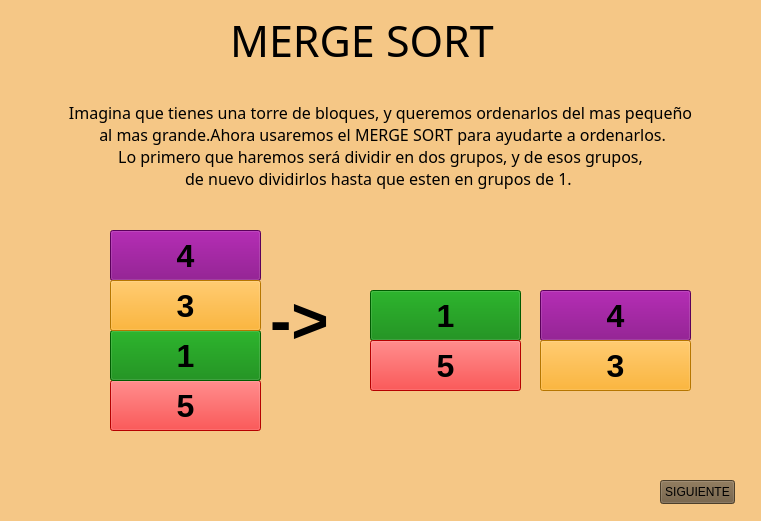
<?xml version="1.0" encoding="UTF-8"?>
<ui version="4.0">
 <class>StackedWidget</class>
 <widget class="QStackedWidget" name="StackedWidget">
  <property name="geometry">
   <rect>
    <x>0</x>
    <y>0</y>
    <width>761</width>
    <height>521</height>
   </rect>
  </property>
  <property name="windowTitle">
   <string>StackedWidget</string>
  </property>
  <property name="styleSheet">
   <string notr="true">background-color:rgb(245, 199, 134)</string>
  </property>
  <property name="currentIndex">
   <number>0</number>
  </property>
  <widget class="QWidget" name="page">
   <widget class="QLabel" name="label">
    <property name="geometry">
     <rect>
      <x>230</x>
      <y>20</y>
      <width>311</width>
      <height>41</height>
     </rect>
    </property>
    <property name="font">
     <font>
      <family>Caprasimo</family>
      <pointsize>32</pointsize>
      <bold>false</bold>
     </font>
    </property>
    <property name="text">
     <string>MERGE SORT</string>
    </property>
   </widget>
   <widget class="QPushButton" name="numero5">
    <property name="geometry">
     <rect>
      <x>110</x>
      <y>380</y>
      <width>151</width>
      <height>51</height>
     </rect>
    </property>
    <property name="font">
     <font>
      <pointsize>24</pointsize>
      <bold>true</bold>
     </font>
    </property>
    <property name="styleSheet">
     <string notr="true">background-color:red</string>
    </property>
    <property name="text">
     <string>5</string>
    </property>
   </widget>
   <widget class="QPushButton" name="numero1">
    <property name="geometry">
     <rect>
      <x>110</x>
      <y>330</y>
      <width>151</width>
      <height>51</height>
     </rect>
    </property>
    <property name="font">
     <font>
      <pointsize>24</pointsize>
      <bold>true</bold>
     </font>
    </property>
    <property name="styleSheet">
     <string notr="true">background-color:green</string>
    </property>
    <property name="text">
     <string>1</string>
    </property>
   </widget>
   <widget class="QPushButton" name="numero4">
    <property name="geometry">
     <rect>
      <x>110</x>
      <y>230</y>
      <width>151</width>
      <height>51</height>
     </rect>
    </property>
    <property name="font">
     <font>
      <pointsize>24</pointsize>
      <bold>true</bold>
     </font>
    </property>
    <property name="styleSheet">
     <string notr="true">background-color:purple</string>
    </property>
    <property name="text">
     <string>4</string>
    </property>
   </widget>
   <widget class="QPushButton" name="numero3">
    <property name="geometry">
     <rect>
      <x>110</x>
      <y>280</y>
      <width>151</width>
      <height>51</height>
     </rect>
    </property>
    <property name="font">
     <font>
      <pointsize>24</pointsize>
      <bold>true</bold>
     </font>
    </property>
    <property name="styleSheet">
     <string notr="true">background-color:orange</string>
    </property>
    <property name="text">
     <string>3</string>
    </property>
   </widget>
   <widget class="QLabel" name="label_2">
    <property name="geometry">
     <rect>
      <x>50</x>
      <y>100</y>
      <width>661</width>
      <height>91</height>
     </rect>
    </property>
    <property name="font">
     <font>
      <family>Caprasimo</family>
      <pointsize>12</pointsize>
      <bold>false</bold>
     </font>
    </property>
    <property name="text">
     <string>Imagina que tienes una torre de bloques, y queremos ordenarlos del mas pequeño
 al mas grande.Ahora usaremos el MERGE SORT para ayudarte a ordenarlos. 
Lo primero que haremos será dividir en dos grupos, y de esos grupos, 
de nuevo dividirlos hasta que esten en grupos de 1. </string>
    </property>
    <property name="alignment">
     <set>Qt::AlignmentFlag::AlignCenter</set>
    </property>
   </widget>
   <widget class="QLabel" name="label_3">
    <property name="geometry">
     <rect>
      <x>270</x>
      <y>290</y>
      <width>71</width>
      <height>61</height>
     </rect>
    </property>
    <property name="font">
     <font>
      <pointsize>48</pointsize>
      <bold>true</bold>
     </font>
    </property>
    <property name="text">
     <string>-&gt;</string>
    </property>
   </widget>
   <widget class="QPushButton" name="numero4_2">
    <property name="geometry">
     <rect>
      <x>540</x>
      <y>290</y>
      <width>151</width>
      <height>51</height>
     </rect>
    </property>
    <property name="font">
     <font>
      <pointsize>24</pointsize>
      <bold>true</bold>
     </font>
    </property>
    <property name="styleSheet">
     <string notr="true">background-color:purple</string>
    </property>
    <property name="text">
     <string>4</string>
    </property>
   </widget>
   <widget class="QPushButton" name="numero1_2">
    <property name="geometry">
     <rect>
      <x>370</x>
      <y>290</y>
      <width>151</width>
      <height>51</height>
     </rect>
    </property>
    <property name="font">
     <font>
      <pointsize>24</pointsize>
      <bold>true</bold>
     </font>
    </property>
    <property name="styleSheet">
     <string notr="true">background-color:green</string>
    </property>
    <property name="text">
     <string>1</string>
    </property>
   </widget>
   <widget class="QPushButton" name="numero5_2">
    <property name="geometry">
     <rect>
      <x>370</x>
      <y>340</y>
      <width>151</width>
      <height>51</height>
     </rect>
    </property>
    <property name="font">
     <font>
      <pointsize>24</pointsize>
      <bold>true</bold>
     </font>
    </property>
    <property name="styleSheet">
     <string notr="true">background-color:red</string>
    </property>
    <property name="text">
     <string>5</string>
    </property>
   </widget>
   <widget class="QPushButton" name="numero3_2">
    <property name="geometry">
     <rect>
      <x>540</x>
      <y>340</y>
      <width>151</width>
      <height>51</height>
     </rect>
    </property>
    <property name="font">
     <font>
      <pointsize>24</pointsize>
      <bold>true</bold>
     </font>
    </property>
    <property name="styleSheet">
     <string notr="true">background-color:orange</string>
    </property>
    <property name="text">
     <string>3</string>
    </property>
   </widget>
   <widget class="QPushButton" name="btnNext">
    <property name="geometry">
     <rect>
      <x>660</x>
      <y>480</y>
      <width>75</width>
      <height>24</height>
     </rect>
    </property>
    <property name="styleSheet">
     <string notr="true">background-color:rgb(108, 88, 59)</string>
    </property>
    <property name="text">
     <string>SIGUIENTE</string>
    </property>
   </widget>
  </widget>
  <widget class="QWidget" name="page_2">
   <widget class="QLabel" name="label_5">
    <property name="geometry">
     <rect>
      <x>60</x>
      <y>70</y>
      <width>651</width>
      <height>91</height>
     </rect>
    </property>
    <property name="font">
     <font>
      <family>Caprasimo</family>
      <pointsize>12</pointsize>
      <bold>false</bold>
     </font>
    </property>
    <property name="text">
     <string>Ya que tenemos los bloques dividos en grupos de 1,¡Aqui viene lo divertido! 
Vamos a juntarlos de 2 en 2, PERO, vamos a ordenarlos para tenerlos listos para 
guardarlos. Juntaremos dos bloques, y nos preguntaremos:
</string>
    </property>
    <property name="alignment">
     <set>Qt::AlignmentFlag::AlignCenter</set>
    </property>
   </widget>
   <widget class="QPushButton" name="numero5_3">
    <property name="geometry">
     <rect>
      <x>30</x>
      <y>260</y>
      <width>151</width>
      <height>51</height>
     </rect>
    </property>
    <property name="font">
     <font>
      <pointsize>24</pointsize>
      <bold>true</bold>
     </font>
    </property>
    <property name="styleSheet">
     <string notr="true">background-color:red</string>
    </property>
    <property name="text">
     <string>5</string>
    </property>
   </widget>
   <widget class="QPushButton" name="numero3_3">
    <property name="geometry">
     <rect>
      <x>30</x>
      <y>330</y>
      <width>151</width>
      <height>51</height>
     </rect>
    </property>
    <property name="font">
     <font>
      <pointsize>24</pointsize>
      <bold>true</bold>
     </font>
    </property>
    <property name="styleSheet">
     <string notr="true">background-color:orange</string>
    </property>
    <property name="text">
     <string>3</string>
    </property>
   </widget>
   <widget class="QPushButton" name="numero1_3">
    <property name="geometry">
     <rect>
      <x>30</x>
      <y>190</y>
      <width>151</width>
      <height>51</height>
     </rect>
    </property>
    <property name="font">
     <font>
      <pointsize>24</pointsize>
      <bold>true</bold>
     </font>
    </property>
    <property name="styleSheet">
     <string notr="true">background-color:green</string>
    </property>
    <property name="text">
     <string>1</string>
    </property>
   </widget>
   <widget class="QPushButton" name="numero4_3">
    <property name="geometry">
     <rect>
      <x>30</x>
      <y>400</y>
      <width>151</width>
      <height>51</height>
     </rect>
    </property>
    <property name="font">
     <font>
      <pointsize>24</pointsize>
      <bold>true</bold>
     </font>
    </property>
    <property name="styleSheet">
     <string notr="true">background-color:purple</string>
    </property>
    <property name="text">
     <string>4</string>
    </property>
   </widget>
   <widget class="QLabel" name="label_6">
    <property name="geometry">
     <rect>
      <x>200</x>
      <y>210</y>
      <width>71</width>
      <height>61</height>
     </rect>
    </property>
    <property name="font">
     <font>
      <pointsize>48</pointsize>
      <bold>true</bold>
     </font>
    </property>
    <property name="text">
     <string>-&gt;</string>
    </property>
   </widget>
   <widget class="QLabel" name="label_7">
    <property name="geometry">
     <rect>
      <x>200</x>
      <y>350</y>
      <width>71</width>
      <height>61</height>
     </rect>
    </property>
    <property name="font">
     <font>
      <pointsize>48</pointsize>
      <bold>true</bold>
     </font>
    </property>
    <property name="text">
     <string>-&gt;</string>
    </property>
   </widget>
   <widget class="QPushButton" name="numero1_4">
    <property name="geometry">
     <rect>
      <x>300</x>
      <y>200</y>
      <width>151</width>
      <height>51</height>
     </rect>
    </property>
    <property name="font">
     <font>
      <pointsize>24</pointsize>
      <bold>true</bold>
     </font>
    </property>
    <property name="styleSheet">
     <string notr="true">background-color:green</string>
    </property>
    <property name="text">
     <string>1</string>
    </property>
   </widget>
   <widget class="QPushButton" name="numero5_4">
    <property name="geometry">
     <rect>
      <x>300</x>
      <y>250</y>
      <width>151</width>
      <height>51</height>
     </rect>
    </property>
    <property name="font">
     <font>
      <pointsize>24</pointsize>
      <bold>true</bold>
     </font>
    </property>
    <property name="styleSheet">
     <string notr="true">background-color:red</string>
    </property>
    <property name="text">
     <string>5</string>
    </property>
   </widget>
   <widget class="QPushButton" name="numero3_4">
    <property name="geometry">
     <rect>
      <x>300</x>
      <y>340</y>
      <width>151</width>
      <height>51</height>
     </rect>
    </property>
    <property name="font">
     <font>
      <pointsize>24</pointsize>
      <bold>true</bold>
     </font>
    </property>
    <property name="styleSheet">
     <string notr="true">background-color:orange</string>
    </property>
    <property name="text">
     <string>3</string>
    </property>
   </widget>
   <widget class="QPushButton" name="numero4_4">
    <property name="geometry">
     <rect>
      <x>300</x>
      <y>390</y>
      <width>151</width>
      <height>51</height>
     </rect>
    </property>
    <property name="font">
     <font>
      <pointsize>24</pointsize>
      <bold>true</bold>
     </font>
    </property>
    <property name="styleSheet">
     <string notr="true">background-color:purple</string>
    </property>
    <property name="text">
     <string>4</string>
    </property>
   </widget>
   <widget class="QLabel" name="label_8">
    <property name="geometry">
     <rect>
      <x>460</x>
      <y>200</y>
      <width>261</width>
      <height>91</height>
     </rect>
    </property>
    <property name="font">
     <font>
      <family>Caprasimo</family>
      <pointsize>12</pointsize>
      <bold>false</bold>
     </font>
    </property>
    <property name="text">
     <string>¿Qué número es más grande? 
¿El 5 o el 1? 
El mas grande irá arriba</string>
    </property>
    <property name="alignment">
     <set>Qt::AlignmentFlag::AlignCenter</set>
    </property>
   </widget>
   <widget class="QLabel" name="label_9">
    <property name="geometry">
     <rect>
      <x>470</x>
      <y>340</y>
      <width>261</width>
      <height>91</height>
     </rect>
    </property>
    <property name="font">
     <font>
      <family>Caprasimo</family>
      <pointsize>12</pointsize>
      <bold>false</bold>
     </font>
    </property>
    <property name="text">
     <string>¿Qué número es mas grande? 
¿El 3 o el 4? 
El mas grande irá arriba</string>
    </property>
    <property name="alignment">
     <set>Qt::AlignmentFlag::AlignCenter</set>
    </property>
   </widget>
   <widget class="QPushButton" name="btnNext_2">
    <property name="geometry">
     <rect>
      <x>660</x>
      <y>480</y>
      <width>75</width>
      <height>24</height>
     </rect>
    </property>
    <property name="styleSheet">
     <string notr="true">background-color:rgb(108, 88, 59)</string>
    </property>
    <property name="text">
     <string>SIGUIENTE</string>
    </property>
   </widget>
   <widget class="QLabel" name="label_4">
    <property name="geometry">
     <rect>
      <x>230</x>
      <y>20</y>
      <width>311</width>
      <height>41</height>
     </rect>
    </property>
    <property name="font">
     <font>
      <family>Caprasimo</family>
      <pointsize>32</pointsize>
      <bold>false</bold>
     </font>
    </property>
    <property name="text">
     <string>MERGE SORT</string>
    </property>
   </widget>
  </widget>
  <widget class="QWidget" name="page_3">
   <widget class="QPushButton" name="btnNext_3">
    <property name="geometry">
     <rect>
      <x>660</x>
      <y>480</y>
      <width>75</width>
      <height>24</height>
     </rect>
    </property>
    <property name="styleSheet">
     <string notr="true">background-color:rgb(108, 88, 59)</string>
    </property>
    <property name="text">
     <string>SIGUIENTE</string>
    </property>
   </widget>
   <widget class="QLabel" name="label_11">
    <property name="geometry">
     <rect>
      <x>60</x>
      <y>80</y>
      <width>631</width>
      <height>91</height>
     </rect>
    </property>
    <property name="font">
     <font>
      <family>Caprasimo</family>
      <pointsize>12</pointsize>
      <bold>false</bold>
     </font>
    </property>
    <property name="text">
     <string>Ya que sabemos cual número es mas grande, hay que moverlos.
Ahora tenemos los dos grupos ordenados, ¡LOS VOLVEMOS A JUNTAR!
Pero aún no están ordenados, debemos hacernos una cosa más. </string>
    </property>
    <property name="alignment">
     <set>Qt::AlignmentFlag::AlignCenter</set>
    </property>
   </widget>
   <widget class="QPushButton" name="numero1_5">
    <property name="geometry">
     <rect>
      <x>50</x>
      <y>270</y>
      <width>151</width>
      <height>51</height>
     </rect>
    </property>
    <property name="font">
     <font>
      <pointsize>24</pointsize>
      <bold>true</bold>
     </font>
    </property>
    <property name="styleSheet">
     <string notr="true">background-color:green</string>
    </property>
    <property name="text">
     <string>1</string>
    </property>
   </widget>
   <widget class="QPushButton" name="numero3_5">
    <property name="geometry">
     <rect>
      <x>50</x>
      <y>410</y>
      <width>151</width>
      <height>51</height>
     </rect>
    </property>
    <property name="font">
     <font>
      <pointsize>24</pointsize>
      <bold>true</bold>
     </font>
    </property>
    <property name="styleSheet">
     <string notr="true">background-color:orange</string>
    </property>
    <property name="text">
     <string>3</string>
    </property>
   </widget>
   <widget class="QPushButton" name="numero4_5">
    <property name="geometry">
     <rect>
      <x>50</x>
      <y>360</y>
      <width>151</width>
      <height>51</height>
     </rect>
    </property>
    <property name="font">
     <font>
      <pointsize>24</pointsize>
      <bold>true</bold>
     </font>
    </property>
    <property name="styleSheet">
     <string notr="true">background-color:purple</string>
    </property>
    <property name="text">
     <string>4</string>
    </property>
   </widget>
   <widget class="QPushButton" name="numero5_5">
    <property name="geometry">
     <rect>
      <x>50</x>
      <y>220</y>
      <width>151</width>
      <height>51</height>
     </rect>
    </property>
    <property name="font">
     <font>
      <pointsize>24</pointsize>
      <bold>true</bold>
     </font>
    </property>
    <property name="styleSheet">
     <string notr="true">background-color:red</string>
    </property>
    <property name="text">
     <string>5</string>
    </property>
   </widget>
   <widget class="QLabel" name="label_12">
    <property name="geometry">
     <rect>
      <x>210</x>
      <y>300</y>
      <width>71</width>
      <height>61</height>
     </rect>
    </property>
    <property name="font">
     <font>
      <pointsize>48</pointsize>
      <bold>true</bold>
     </font>
    </property>
    <property name="text">
     <string>-&gt;</string>
    </property>
   </widget>
   <widget class="QPushButton" name="numero3_6">
    <property name="geometry">
     <rect>
      <x>300</x>
      <y>390</y>
      <width>151</width>
      <height>51</height>
     </rect>
    </property>
    <property name="font">
     <font>
      <pointsize>24</pointsize>
      <bold>true</bold>
     </font>
    </property>
    <property name="styleSheet">
     <string notr="true">background-color:orange</string>
    </property>
    <property name="text">
     <string>3</string>
    </property>
   </widget>
   <widget class="QPushButton" name="numero5_6">
    <property name="geometry">
     <rect>
      <x>300</x>
      <y>240</y>
      <width>151</width>
      <height>51</height>
     </rect>
    </property>
    <property name="font">
     <font>
      <pointsize>24</pointsize>
      <bold>true</bold>
     </font>
    </property>
    <property name="styleSheet">
     <string notr="true">background-color:red</string>
    </property>
    <property name="text">
     <string>5</string>
    </property>
   </widget>
   <widget class="QPushButton" name="numero4_6">
    <property name="geometry">
     <rect>
      <x>300</x>
      <y>340</y>
      <width>151</width>
      <height>51</height>
     </rect>
    </property>
    <property name="font">
     <font>
      <pointsize>24</pointsize>
      <bold>true</bold>
     </font>
    </property>
    <property name="styleSheet">
     <string notr="true">background-color:purple</string>
    </property>
    <property name="text">
     <string>4</string>
    </property>
   </widget>
   <widget class="QPushButton" name="numero1_6">
    <property name="geometry">
     <rect>
      <x>300</x>
      <y>290</y>
      <width>151</width>
      <height>51</height>
     </rect>
    </property>
    <property name="font">
     <font>
      <pointsize>24</pointsize>
      <bold>true</bold>
     </font>
    </property>
    <property name="styleSheet">
     <string notr="true">background-color:green</string>
    </property>
    <property name="text">
     <string>1</string>
    </property>
   </widget>
   <widget class="QLabel" name="label_13">
    <property name="geometry">
     <rect>
      <x>470</x>
      <y>210</y>
      <width>261</width>
      <height>221</height>
     </rect>
    </property>
    <property name="font">
     <font>
      <family>Caprasimo</family>
      <pointsize>12</pointsize>
      <bold>false</bold>
     </font>
    </property>
    <property name="text">
     <string>Ordenaremos los bloques dónde 
el más pequeño va hasta abajo y
 el más grande hasta arriba.
¿Qué número va primero?
 Exacto el 1, 
¿Despues? 
 Bien, el 3
¿Y luego?
 El 4
 Y para acabar el 5.</string>
    </property>
    <property name="alignment">
     <set>Qt::AlignmentFlag::AlignCenter</set>
    </property>
   </widget>
   <widget class="QLabel" name="label_10">
    <property name="geometry">
     <rect>
      <x>230</x>
      <y>20</y>
      <width>311</width>
      <height>41</height>
     </rect>
    </property>
    <property name="font">
     <font>
      <family>Caprasimo</family>
      <pointsize>32</pointsize>
      <bold>false</bold>
     </font>
    </property>
    <property name="text">
     <string>MERGE SORT</string>
    </property>
   </widget>
  </widget>
  <widget class="QWidget" name="page_4">
   <widget class="QPushButton" name="btnNext_4">
    <property name="geometry">
     <rect>
      <x>300</x>
      <y>440</y>
      <width>151</width>
      <height>51</height>
     </rect>
    </property>
    <property name="font">
     <font>
      <family>Caprasimo</family>
     </font>
    </property>
    <property name="styleSheet">
     <string notr="true">background-color:rgb(108, 88, 59)</string>
    </property>
    <property name="text">
     <string>TERMINADO</string>
    </property>
   </widget>
   <widget class="QLabel" name="label_15">
    <property name="geometry">
     <rect>
      <x>60</x>
      <y>70</y>
      <width>631</width>
      <height>121</height>
     </rect>
    </property>
    <property name="font">
     <font>
      <family>Caprasimo</family>
      <pointsize>12</pointsize>
      <bold>true</bold>
     </font>
    </property>
    <property name="text">
     <string>!YA QUEDARON ORDENADOS LOS BLOQUES!
 Ahora ya los podemos meter a su caja y
 tu mamá no puede regañarte.
Gracias MERGE SORT por la ayuda.
 ¿Qué te parecio?</string>
    </property>
    <property name="alignment">
     <set>Qt::AlignmentFlag::AlignCenter</set>
    </property>
   </widget>
   <widget class="QPushButton" name="numero1_7">
    <property name="geometry">
     <rect>
      <x>300</x>
      <y>350</y>
      <width>151</width>
      <height>51</height>
     </rect>
    </property>
    <property name="font">
     <font>
      <pointsize>24</pointsize>
      <bold>true</bold>
     </font>
    </property>
    <property name="styleSheet">
     <string notr="true">background-color:green</string>
    </property>
    <property name="text">
     <string>1</string>
    </property>
   </widget>
   <widget class="QPushButton" name="numero4_7">
    <property name="geometry">
     <rect>
      <x>300</x>
      <y>250</y>
      <width>151</width>
      <height>51</height>
     </rect>
    </property>
    <property name="font">
     <font>
      <pointsize>24</pointsize>
      <bold>true</bold>
     </font>
    </property>
    <property name="styleSheet">
     <string notr="true">background-color:purple</string>
    </property>
    <property name="text">
     <string>4</string>
    </property>
   </widget>
   <widget class="QPushButton" name="numero5_7">
    <property name="geometry">
     <rect>
      <x>300</x>
      <y>200</y>
      <width>151</width>
      <height>51</height>
     </rect>
    </property>
    <property name="font">
     <font>
      <pointsize>24</pointsize>
      <bold>true</bold>
     </font>
    </property>
    <property name="styleSheet">
     <string notr="true">background-color:red</string>
    </property>
    <property name="text">
     <string>5</string>
    </property>
   </widget>
   <widget class="QPushButton" name="numero3_7">
    <property name="geometry">
     <rect>
      <x>300</x>
      <y>300</y>
      <width>151</width>
      <height>51</height>
     </rect>
    </property>
    <property name="font">
     <font>
      <pointsize>24</pointsize>
      <bold>true</bold>
     </font>
    </property>
    <property name="styleSheet">
     <string notr="true">background-color:orange</string>
    </property>
    <property name="text">
     <string>3</string>
    </property>
   </widget>
   <widget class="QLabel" name="label_14">
    <property name="geometry">
     <rect>
      <x>230</x>
      <y>20</y>
      <width>311</width>
      <height>41</height>
     </rect>
    </property>
    <property name="font">
     <font>
      <family>Caprasimo</family>
      <pointsize>32</pointsize>
      <bold>false</bold>
     </font>
    </property>
    <property name="text">
     <string>MERGE SORT</string>
    </property>
   </widget>
  </widget>
 </widget>
 <resources/>
 <connections/>
</ui>
